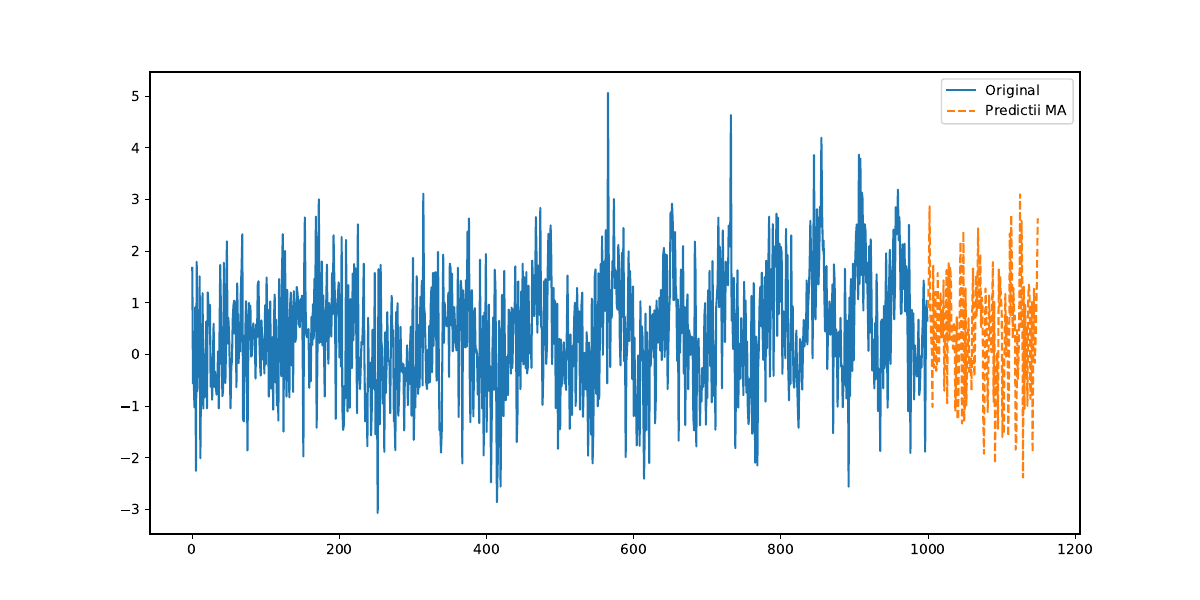

Write the Python code that produced this figure.
import numpy as np
import matplotlib.pyplot as plt

def sinus(A, f0, phi):
    def x(t):
        return A * np.sin(2 * np.pi * f0 * t + phi)

    return x

def arpred(y, s, p):
    n = len(y)
    m = n - p
    Y = np.zeros((m, p))
    yy = np.zeros((m, 1))
    for i in range(m):
        for j in range(p):
            Y[i, j] = y[s - i - (j + 1)]
        
        yy[i] = y[s - i]

    xstar = np.matmul(np.matmul(np.linalg.inv(np.matmul(np.transpose(Y), Y)), np.transpose(Y)), yy)
    yhat = np.matmul(np.transpose(xstar), yy[:p])
    return yhat

def mapred(y, p):
    n = len(y)
    errors = np.random.normal(0, 1, size = n)
    X = np.zeros((n - p, p))
    for t in range(n - 1, p - 1, -1):
        for j in range(p):
            X[n - 1 - t, j] = errors[t - (j + 1)]

    yhat = (y[p:][::-1] - errors[p:][::-1]) - np.mean(y)
    theta = (np.linalg.inv(X.T @ X) @ X.T) @ yhat
    return (np.mean(y) + np.random.normal(0, 1) + np.dot(theta, errors[-p:][::-1]))

if __name__ == '__main__':
    np.random.seed(1)
    N = 1000
    time = np.arange(N)

    trend = 0.0001 * time ** 2 - 0.005 * time + 5
    trend /= np.max(trend)
    amplitude = 0.25 + 0.001 * time  
    frequency = 0.00001 * time 
    sezon = amplitude * np.sin(2 * np.pi * frequency * time)
    variatii = np.random.normal(0, 1, N)
    y = trend + sezon + variatii

    p = 50
    steps = 150
    ys = y.copy()
    for i in range(steps):
        yhat = mapred(ys, p)
        ys = np.append(ys, yhat)

    plt.figure(figsize = (12, 6))
    plt.plot(time, y, label = "Original")
    plt.plot(range(N, N + steps), ys[-steps:], label = "Predictii MA", linestyle = "dashed")
    plt.legend()
    plt.savefig('./labs/09/03.pdf')
    plt.show()